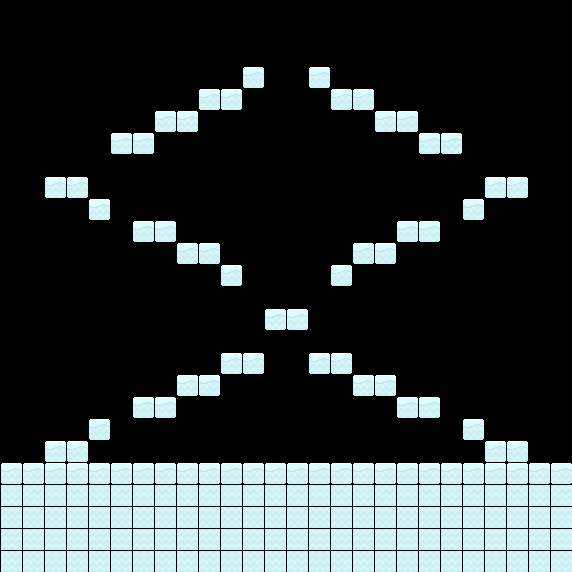

This game map was drawn from its Tiled (.tmx) file and the tilesets committed beside it. A one-line description and the trimmed map source follow:
An orthogonal 26x26 tile map with 22x22 px tiles, 1 tile layer (块层 1) and 2 objects (Player, Player_2).

<map version="1.0" orientation="orthogonal" renderorder="right-down" width="26" height="26" tilewidth="22" tileheight="22" nextobjectid="3">
 <tileset firstgid="1" name="spritesheet_rgba" tilewidth="22" tileheight="22" spacing="1" margin="1">
  <image source="spritesheet_rgba.png" width="692" height="692" />
 </tileset>
 <layer name="块层 1" width="26" height="26">
  <data>[676 cells, 180 non-empty, 2 distinct tile ids]</data>
 </layer>
 <objectgroup name="Entity">
  <object id="1" name="Player" type="Player" gid="20" x="9" y="444" />
  <object id="2" name="Player_2" type="Player_2" gid="20" x="541" y="429" />
 </objectgroup>
</map>
